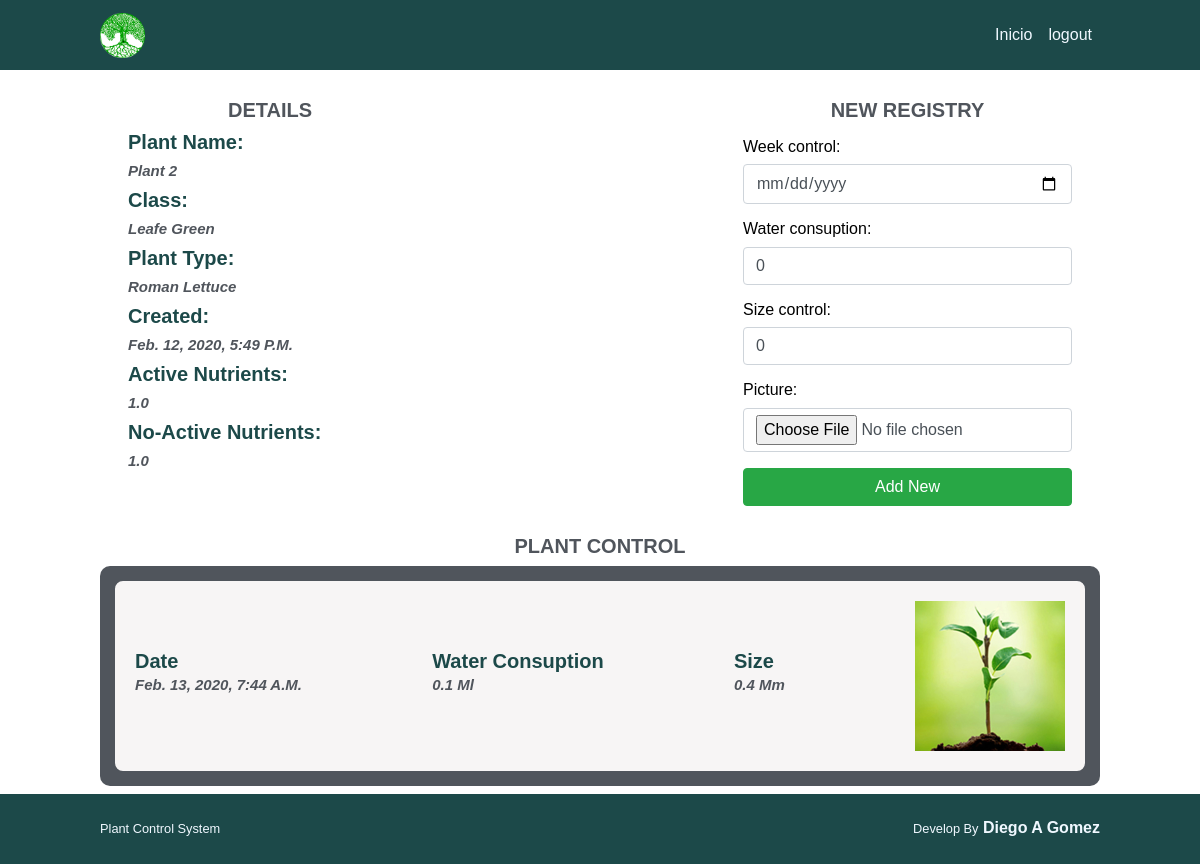
The page /registers/new/11/ (signed in) on the database its author committed.
### plants/models.py (models this page shows, shortened)
class Plants(models.Model):
    plant_name = models.CharField(max_length=20, null=True)
    plant_class = models.CharField(max_length=40, null=True)
    plant_type = models.CharField(max_length=20, null=True)
    active_nutrients = models.FloatField(default=0)
    noactive_nutrients = models.FloatField(default=0)
    created = models.DateTimeField(auto_now=True)

### registers/models.py (models this page shows)
class Registry(models.Model):
    plant = models.ForeignKey(Plants, on_delete=models.CASCADE, null=True)
    week_control = models.DateTimeField(blank=True)
    water_consuption = models.FloatField(default=0)
    size_control = models.FloatField(default=0)
    picture = models.ImageField(upload_to='registers/picture',
                                height_field=None,
                                width_field=None,
                                max_length=None,
                                blank=True,
                                null=True
                                )
    created = models.DateTimeField(auto_now=True)
    modified = models.DateTimeField(auto_now_add=True)
    class Meta():
        ordering = ['-created']

### plants/views.py (the view, shortened to what this page needs)
class PlantDetails(LoginRequiredMixin, DetailView, FormView):
    template_name = 'registers/new_register.html'
    slug_field = 'id'
    slug_url_kwarg = 'id'
    queryset = Plants.objects.all()
    context_object_name = 'id'
    form_class = RegisterForm
    def get_context_data(self, *args, **kwargs):
        plant = self.get_object()
        registers = Registry.objects.filter(plant=plant)
        context = {
            'plant': self.get_object(),
            'registers' : registers,
            'form' : RegisterForm()
        }
        return context

### registers/forms.py
class RegisterForm(forms.ModelForm):
    class Meta:
        model = Registry
        fields = ('week_control', 'water_consuption','size_control', 'picture')
        widgets = {
            'week_control': DateInput()
        }
    def __init__(self, *args, **kwargs):
        super().__init__(*args, **kwargs)
        for f in self.fields:
            self.fields[f].widget.attrs.update({'class': 'form-control', 'placeholder': self.snake_to_word(f)})
    @staticmethod
    def snake_to_word(word):
        return ' '.join(x.capitalize() or '_' for x in word.split('_'))

### templates/registers/new_register.html (shortened to what this page needs)
{% extends "base.html" %}
{% block container %}
<div class="register-container">
    <div class="data-register-plant">
        <h2>Details</h2>
        <h5>plant name:</h5>
        <h6>{{ plant.plant_name }}</h6>
        <h5>class:</h5>
        <h6>{{ plant.plant_class }}</h6>
        <h5>plant Type:</h5>
        <h6>{{ plant.plant_type }}</h6>
        <h5>created:</h5>
        <h6>{{ plant.created }}</h6>
        <h5>active nutrients:</h5>
        <h6>{{ plant.active_nutrients}}</h6>
        <h5>no-active nutrients:</h5>
        <h6>{{ plant.noactive_nutrients}}</h6>
    </div>
    <div class="form-register">
        <h2>New registry</h2>
        <div class="mt-3">
        <form method="POST" enctype="multipart/form-data">
            {{ form.as_p}}
            <button type="submit" class="btn btn-success btn-block mt-1">Add New</button>
        </form>
        </div>
    </div>
</div>
<div>
    <h2> plant control </h2>
    <div class="display-plants">
        {% for register in registers %}
        {% include "registers/plant_control.html" %}
        {% endfor %}
    </div>
</div>
{% endblock%}

### templates/registers/plant_control.html
<div class="register-control" style="margin: 8px;
                                    display: flex;
                                    justify-content: space-between;
                                    align-items: center;
                                    border-radius: 10px;
                                    border: 2px solid #50555c;
                                    background-color: rgba(253, 251, 251, 0.966);
                                    color: #50555c;
                                    padding: 20px;">
    <div>
        <h4>Date</h4>
        <h6>{{ register.modified}}</h6>
    </div>
    <div>
        <h4>Water consuption</h4>
        <h6>{{ register.water_consuption }} ml</h6>
    </div>
    <div>
        <h4>Size</h4>
        <h6>{{ register.size_control }} mm</h6>
    </div>
    <div>
    <img class= height="150" width="150"
    src="{{ register.picture.url }}" alt="{{ register.plant_name }}">
    </div>
</div>

### static/css/main.css (style rules this page uses)
body { font-family: "Source Sans Pro", sans-serif; margin: 0px; }
h2 { color: #50555c; text-transform: uppercase; font-family: "Source Sans Pro", sans-serif; font-weight: bold; font-size: 20px; text-align: center; margin-top: 0px; }
h4 { color: rgb(28, 73, 73); text-transform: capitalize; font-family: "Source Sans Pro", sans-serif; font-weight: bold; font-size: 20px; margin: 0px; margin-bottom: 3px; }
h5 { color: rgb(28, 73, 73); text-transform: capitalize; font-family: "Source Sans Pro", sans-serif; font-weight: bold; font-size: 20px; text-align: left; margin-top: 0px; margin-bottom: 8px; }
h6 { color: #50555c; text-transform: capitalize; font-family: "Source Sans Pro", sans-serif; font-weight: bold; font-size: 15px; text-align: left; margin-top: 0px; margin-bottom: 8px; font-style: italic; }
.register-container { padding: 20px; display: flex; justify-content: space-between; }
.data-register-plant { align-items: initial; margin-top: 0px; width: 300px; padding: 8px; }
.form-register { border-radius: 8px; padding: 8px; }
.display-plants { background-color: #50555c; padding: 5px; border-radius: 10px; }
.register-control { margin: 8px; display: flex; justify-content: space-between; align-items: center; border-radius: 10px; border: 1px solid #50555c; background-color: rgba(253, 251, 251, 0.966); color: #50555c; padding: 20px; }

### rows shown on the page
Plants: plant_name "Plant 2", plant_class "Leafe Green", plant_type "Roman Lettuce", created "Feb. 12, 2020, 5:49 P.m.", active_nutrients "1.0", noactive_nutrients "1.0"
Registry: modified "Feb. 13, 2020, 7:44 A.m.", water_consuption "0.1", size_control "0.4", picture (picture)
